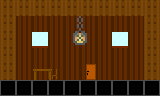

Rendered tile map (Tiled .tmx) drawn with the repository's tilesets; below, a short description and the full map source, tile grids included:
An orthogonal 10x6 tile map with 16x16 px tiles, 8 tile layers (Door Barrier Closed, Door Barrier Open, Background, Furniture, ...), 2 tilesets and 2 objects.

<map version="1.10" tiledversion="1.10.2" orientation="orthogonal" renderorder="right-down" width="10" height="6" tilewidth="16" tileheight="16" infinite="0" nextlayerid="16" nextobjectid="7">
 <tileset firstgid="1" source="Testing Tiles.tsx" />
 <tileset firstgid="32" source="Interior.tsx" />
 <layer id="9" name="Door Barrier Closed" width="10" height="6">
  <data encoding="csv">
0,0,0,0,0,0,0,0,0,0,
0,0,0,0,0,0,0,0,0,0,
0,0,0,0,0,0,0,0,0,0,
0,0,0,0,0,0,0,0,0,0,
0,0,0,0,0,0,0,0,0,0,
0,0,0,0,0,0,0,0,0,0
</data>
 </layer>
 <layer id="8" name="Door Barrier Open" width="10" height="6">
  <data encoding="csv">
0,0,0,0,0,0,0,0,0,0,
0,0,0,0,0,0,0,0,0,0,
0,0,0,0,0,0,0,0,0,0,
0,0,0,0,0,0,0,0,0,0,
0,0,0,0,0,0,0,0,0,0,
0,0,0,0,0,0,0,0,0,0
</data>
 </layer>
 <layer id="2" name="Background" width="10" height="6">
  <data encoding="csv">
0,0,0,0,0,0,0,0,0,0,
0,33,33,33,33,33,33,33,33,0,
0,33,35,33,33,33,33,35,33,0,
0,33,33,33,33,33,33,33,33,0,
0,33,33,33,33,33,33,33,33,0,
0,0,0,0,0,0,0,0,0,0
</data>
 </layer>
 <layer id="3" name="Furniture" width="10" height="6">
  <data encoding="csv">
0,0,0,0,0,0,0,0,0,0,
0,0,0,0,0,0,0,0,0,0,
0,0,0,0,37,0,0,0,0,0,
0,0,0,0,0,0,0,0,0,0,
0,0,39,0,0,44,0,0,0,0,
0,0,0,0,0,0,0,0,0,0
</data>
 </layer>
 <layer id="4" name="Door Background" width="10" height="6">
  <data encoding="csv">
0,0,0,0,0,0,0,0,0,0,
0,0,0,0,0,0,0,0,0,0,
0,0,0,0,0,0,0,0,0,0,
0,0,0,0,0,0,0,0,0,0,
0,0,0,0,0,0,0,0,0,0,
0,0,0,0,0,0,0,0,0,0
</data>
 </layer>
 <layer id="1" name="Platforms" width="10" height="6">
  <data encoding="csv">
32,32,32,32,32,32,32,32,32,32,
32,0,0,0,0,0,0,0,0,32,
32,0,0,0,0,0,0,0,0,32,
32,0,0,0,0,0,0,0,0,32,
32,0,0,0,0,0,0,0,0,32,
1,1,1,1,1,1,1,1,1,1
</data>
 </layer>
 <layer id="13" name="Ladders" width="10" height="6">
  <data encoding="csv">
0,0,0,0,0,0,0,0,0,0,
0,0,0,0,0,0,0,0,0,0,
0,0,0,0,0,0,0,0,0,0,
0,0,0,0,0,0,0,0,0,0,
0,0,0,0,0,0,0,0,0,0,
0,0,0,0,0,0,0,0,0,0
</data>
 </layer>
 <objectgroup id="12" name="Moving Platforms" />
 <layer id="11" name="Moving Platforms" width="10" height="6">
  <data encoding="csv">
0,0,0,0,0,0,0,0,0,0,
0,0,0,0,0,0,0,0,0,0,
0,0,0,0,0,0,0,0,0,0,
0,0,0,0,0,0,0,0,0,0,
0,0,0,0,0,0,0,0,0,0,
0,0,0,0,0,0,0,0,0,0
</data>
 </layer>
 <objectgroup id="15" name="Collectibles" />
 <objectgroup id="14" name="Villagers">
  <object id="5" x="119" y="73.625">
   <properties>
    <property name="id" value="200" />
   </properties>
   <point />
  </object>
 </objectgroup>
 <objectgroup id="7" name="Locked Doors">
  <properties>
   <property name="id" value="1.3.1" />
  </properties>
 </objectgroup>
 <objectgroup id="10" name="Warp Doors">
  <object id="6" x="90.625" y="72.875">
   <properties>
    <property name="dest_x" type="int" value="165" />
    <property name="dest_y" type="int" value="23" />
    <property name="key_req" value="None" />
    <property name="warp" value="3.1" />
   </properties>
   <point />
  </object>
 </objectgroup>
</map>
